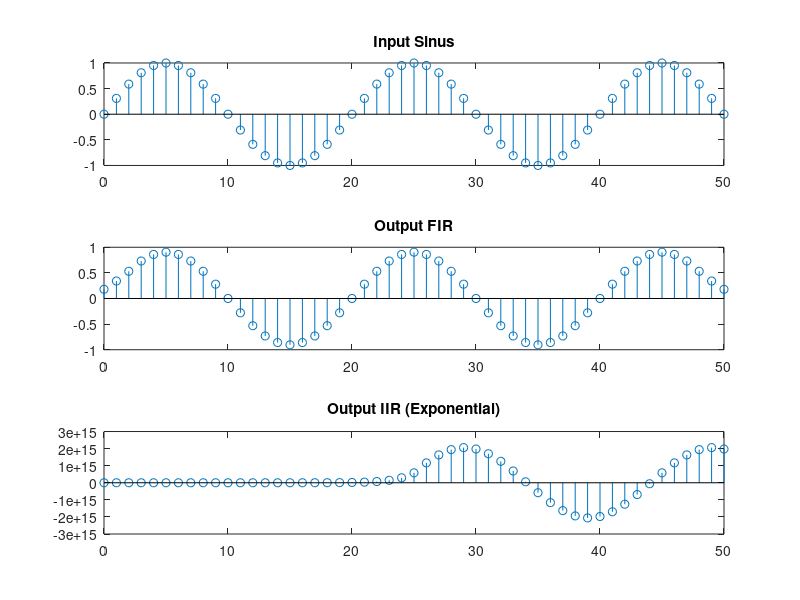

Here is the MATLAB script that generated this plot:
n = 0:50;
x = sin(0.1*pi*n);

% FIR: moving average 10
h_fir = ones(1,5)/5;
y_fir = conv(x,h_fir,'same');

% IIR: exponential decay alpha lebih besar
alpha = 2;
h_iir = alpha.^n;
y_iir = conv(x,h_iir,'same');

subplot(3,1,1);
stem(n,x); title('Input Sinus');

subplot(3,1,2);
stem(n,y_fir); title('Output FIR');

subplot(3,1,3);
stem(n,y_iir); title('Output IIR (Exponential)');

